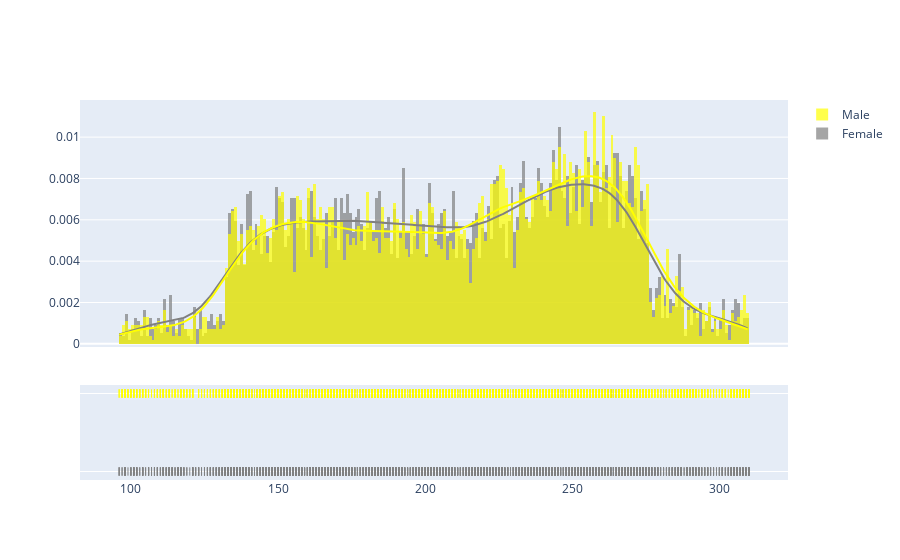

The notebook cell saved with this chart:
### Code cell
tr = df
x1 = tr.loc[tr.Gender == 'F','Cost_of_the_Product']
x2 = tr.loc[tr.Gender == 'M','Cost_of_the_Product']

# Group data together
hist_data = [x1, x2]
group_labels = ['Female', 'Male']
colors = ['grey', 'yellow']

# Create distplot with custom bin_size
fig = ff.create_distplot(hist_data, group_labels, colors=colors)
fig.show()

### Figure 1 — Plotly figure (JSON) as saved in the notebook; plotly's stock layout.template omitted (floating-point values rounded to 4 significant figures; data arrays with more than 128 entries replaced by an {"elided": "..."} marker saying what was removed)
{"data": [{"autobinx": false, "histnorm": "probability density", "legendgroup": "Female", "marker": {"color": "grey"}, "name": "Female", "opacity": 0.7, "type": "histogram", "x": {"elided": "5545 int values"}, "xaxis": "x", "xbins": {"end": 310, "size": 1, "start": 96}, "yaxis": "y"}, {"autobinx": false, "histnorm": "probability density", "legendgroup": "Male", "marker": {"color": "yellow"}, "name": "Male", "opacity": 0.7, "type": "histogram", "x": {"elided": "5454 int values"}, "xaxis": "x", "xbins": {"end": 310, "size": 1, "start": 96}, "yaxis": "y"}, {"legendgroup": "Female", "marker": {"color": "grey"}, "mode": "lines", "name": "Female", "showlegend": false, "type": "scatter", "x": {"elided": "500 float values"}, "xaxis": "x", "y": {"elided": "500 float values"}, "yaxis": "y"}, {"legendgroup": "Male", "marker": {"color": "yellow"}, "mode": "lines", "name": "Male", "showlegend": false, "type": "scatter", "x": {"elided": "500 float values"}, "xaxis": "x", "y": {"elided": "500 float values"}, "yaxis": "y"}, {"legendgroup": "Female", "marker": {"color": "grey", "symbol": "line-ns-open"}, "mode": "markers", "name": "Female", "showlegend": false, "type": "scatter", "x": {"elided": "5545 int values"}, "xaxis": "x", "y": {"elided": "5545 str values"}, "yaxis": "y2"}, {"legendgroup": "Male", "marker": {"color": "yellow", "symbol": "line-ns-open"}, "mode": "markers", "name": "Male", "showlegend": false, "type": "scatter", "x": {"elided": "5454 int values"}, "xaxis": "x", "y": {"elided": "5454 str values"}, "yaxis": "y2"}], "layout": {"barmode": "overlay", "hovermode": "closest", "legend": {"traceorder": "reversed"}, "xaxis": {"anchor": "y2", "domain": [0, 1], "zeroline": false}, "yaxis": {"anchor": "free", "domain": [0.35, 1], "position": 0}, "yaxis2": {"anchor": "x", "domain": [0, 0.25], "dtick": 1, "showticklabels": false}}}
